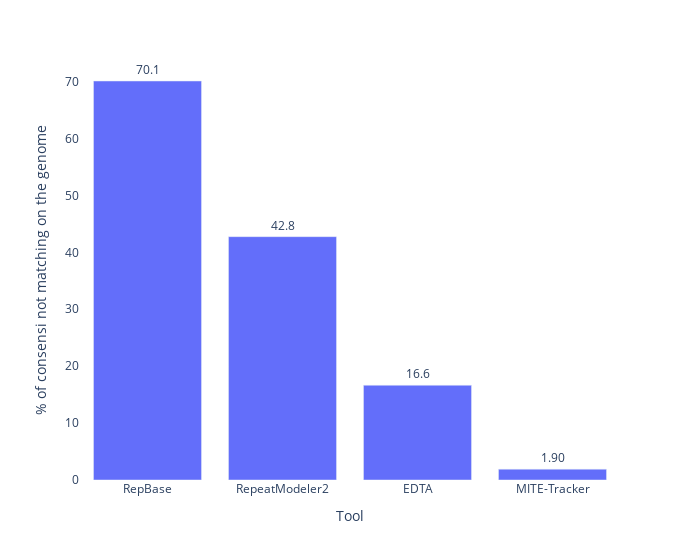

The notebook cell saved with this chart:
### Code cell
data = {'Tool': ["RepBase", "RepeatModeler2", "EDTA", "MITE-Tracker"], '% of consensi not matching on the genome': \
        [repbase_false_positive, RM2_false_positive, EDTA_false_positive, MITE_false_positive]}
df = pd.DataFrame.from_dict(data)

fig = px.bar(df, x='Tool', y='% of consensi not matching on the genome', text_auto='.3s', width = 700)
fig.update_layout(
        paper_bgcolor='rgba(0,0,0,0)',
        plot_bgcolor='rgba(0,0,0,0)',
)
fig.update_traces(
    textposition="outside"
)
fig.show()

### Figure 1 — Plotly figure (JSON) as saved in the notebook; plotly's stock layout.template omitted (floating-point values rounded to 4 significant figures)
{"data": [{"alignmentgroup": "True", "hovertemplate": "Tool=%{x}<br>% of consensi not matching on the genome=%{y}<extra></extra>", "legendgroup": "", "marker": {"color": "#636efa", "pattern": {"shape": ""}}, "name": "", "offsetgroup": "", "orientation": "v", "showlegend": false, "textposition": "outside", "texttemplate": "%{y:.3s}", "type": "bar", "x": ["RepBase", "RepeatModeler2", "EDTA", "MITE-Tracker"], "xaxis": "x", "y": [70.1, 42.75, 16.65, 1.896], "yaxis": "y"}], "layout": {"barmode": "relative", "legend": {"tracegroupgap": 0}, "margin": {"t": 60}, "paper_bgcolor": "rgba(0,0,0,0)", "plot_bgcolor": "rgba(0,0,0,0)", "width": 700, "xaxis": {"anchor": "y", "domain": [0, 1], "title": {"text": "Tool"}}, "yaxis": {"anchor": "x", "domain": [0, 1], "title": {"text": "% of consensi not matching on the genome"}}}}
